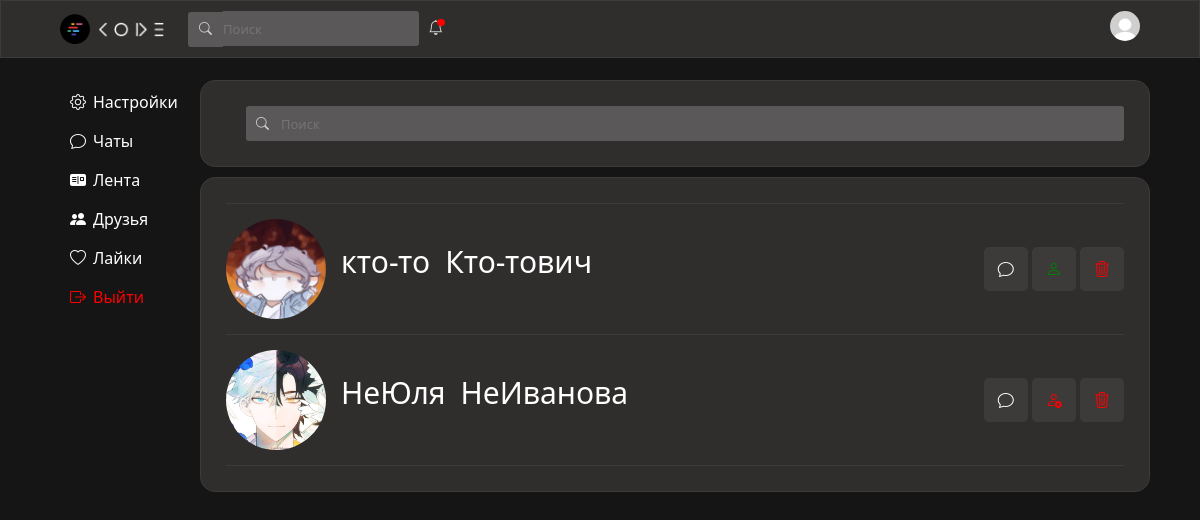
The page /friends (signed in) on the database its author committed.
### data/users.py (models this page shows, shortened)
class User(SqlAlchemyBase, UserMixin, SerializerMixin):
    __tablename__ = "users"
    id = sqlalchemy.Column(sqlalchemy.Integer, primary_key=True, autoincrement=True)
    surname = sqlalchemy.Column(sqlalchemy.String)
    name = sqlalchemy.Column(sqlalchemy.String)
    age = sqlalchemy.Column(sqlalchemy.Integer)
    city = sqlalchemy.Column(sqlalchemy.String)
    email = sqlalchemy.Column(sqlalchemy.String, unique=True)
    hashed_password = sqlalchemy.Column(sqlalchemy.String)
    post_ids = sqlalchemy.Column(sqlalchemy.String)
    comment_ids = sqlalchemy.Column(sqlalchemy.String)
    post_like_ids = sqlalchemy.Column(sqlalchemy.String)
    post_like_guide_category_ids = sqlalchemy.Column(sqlalchemy.String)
    post_like_ideas_category_ids = sqlalchemy.Column(sqlalchemy.String)
    post_like_mems_category_ids = sqlalchemy.Column(sqlalchemy.String)
    post_like_common_category_ids = sqlalchemy.Column(sqlalchemy.String)
    friends_ids = sqlalchemy.Column(sqlalchemy.String)
    friends_requests = sqlalchemy.Column(sqlalchemy.String)
    own_requests = sqlalchemy.Column(sqlalchemy.String)
    chats_ids = sqlalchemy.Column(sqlalchemy.String)
    img_profile = sqlalchemy.Column(sqlalchemy.String)
    img_avatar = sqlalchemy.Column(sqlalchemy.String)
    sex = sqlalchemy.Column(sqlalchemy.String)
    blocked_users = sqlalchemy.Column(sqlalchemy.String)
    private_chat_ids = sqlalchemy.Column(sqlalchemy.String)
    modified_date = sqlalchemy.Column(sqlalchemy.DateTime, default=datetime.datetime.now)
    comments = orm.relationship("Comments", back_populates='user')
    posts = orm.relationship("Posts", back_populates='user')

### server.py (the view)
@app.route('/friends', methods=['POST', 'GET'])
def friends():
    if not current_user.is_authenticated:
        return redirect("/")
    form = SerchUserForm()
    if form.validate_on_submit():
        return redirect(f"/id/{form.serch_user_id.data}")
    html = f.render_template(r"friends.html",
                            form=form,
                            ClientId = f'/id/{current_user.id}',
                            friends=2,
                            friend_id=[2, 3],
                            friend_avatar=["../static/img/post_test_3.jpg", "../static/img/post_test_2.jpg"],
                            friend_name=['кто-то', 'НеЮля'],
                            friend_surname=['Кто-тович', 'НеИванова'],
                            chat_id=['1', '2'],
                            is_block = [True, False],
                            cntRequests=2,
                            friend_request_id=[2, 3],
                            friend_request_avatar=['../static/img/post_test_2.jpg', '../static/img/logo.png'],
                            friend_request_name=['rrrrr', 'hhhhhh'],
                            friend_request_surname=['ggggg', 'jjjjj'],
                            seeFilter = False)
    return html

### forms/serch_user.py
class SerchUserForm(FlaskForm):
    serch_user_id = StringField()

### data/db_session.py (called while the page is built)
def create_session() -> Session:
    global __factory
    return __factory()

### server.py (called while the page is built)
@login_manager.user_loader
def load_user(user_id):
    db_sess = db_session.create_session()
    return db_sess.query(User).get(user_id)

### templates/friends.html (shortened to what this page needs)
{% extends "base.html" %}
{% block content %}
                <div class="search-friends-div">
                    <form style="width: 100%; display: flex; flex-direction: row;" class="serch-form" method="post" id="friend-form">
                        <i class="bi bi-search serch-img"></i><input class="serch friends-serch" type="text" placeholder="Поиск">
                    </form>
                </div>
                <div class="friends-div">
                    {% for i in range(friends) %}
                        <div class="friend-info">
                            <div class="avatar-and-name-friend">
                                <div class="friend-avatar-box">
                                    <a href="/id/{{friend_id[i]}}"><img class="friend-avatar" src="{{friend_avatar[i]}}" alt=""></a>
                                </div>
                                <p class="name-friend">{{friend_name[i]}}</p><p class="name-friend">{{friend_surname[i]}}</p>
                            </div>
                            <div class="block-with-buttons-actFriend">
                                <a href="/private_chat/{{chat_id[i]}}"><div data-tooltip="Написать" class="button-act-with-friend"><i class="bi bi-chat"></i></div></a>
                                {% if is_block[i] %}
                                    <a href="/unblock/{{friend_id[i]}}"><div data-tooltip="Разблокировать" class="button-act-with-friend"><i style="color: green;" class="bi bi-person"></i></div></a>
                                {% else %}
                                    <a href="/block/{{friend_id[i]}}"><div data-tooltip="Заблокировать" class="button-act-with-friend block-friend-button"><i class="bi bi-person-x"></i></div></a>
                                {% endif %}
                                <a href="/delete_friend/{{friend_id[i]}}"><div data-tooltip="Удалить из друзей" class="button-act-with-friend trash-friend-button"><i class="bi bi-trash3"></i></div></a>
                            </div>
                        </div>
                    {% endfor %}
                </div>
{% endblock %}

### static/css/style.css (style rules this page uses)
body { background-color: #151515; }
.serch-form { display: inline-block; }
.serch { box-sizing: border-box; border: none; background-color: #5a5858; color: lightgray; outline: 0; border-radius: 0px 3px 3px 0px; height: 35px; font-size: 13px; }
.serch-img { position: relative; display: inline-block; background-color: #5a5858; color: lightgray; border-radius: 3px 0px 0px 3px; height: 35px; width: 35px; text-align: center; line-height: 35px; font-size: 13px; margin-left: 20px; }
.search-friends-div { width: 950px; background-color: #302d2d; border: 1px solid #3d3a3a; border-radius: 15px; margin-top: 10px; padding: 25px; }
.friends-serch { width: 100%; }
.friends-div { width: 950px; background-color: #302d2d; border: 1px solid #3d3a3a; border-radius: 15px; margin-top: 10px; padding: 25px; }
.friend-info { display: flex; flex-direction: row; justify-content: space-between; border-top: 1px solid #3d3a3a; padding: 15px 0; width: 100%; align-items: center; }
.friend-info:last-child { border-bottom: 1px solid #3d3a3a; }
.friend-avatar-box { position: relative; overflow:hidden; width:100px; height:100px; border-radius: 50%; }
.friend-avatar { position: absolute; top:50%; left:50%; transform:translate(-50%,-50%); width:100px; height:100px; object-fit:cover; }
.name-friend { display: inline-block; font-size: 30px; max-width: 225px; overflow: hidden; white-space: nowrap; color: white; padding-left: 15px; }
.button-act-with-friend { display: inline-block; color: white; background-color: #3d3a3a; padding: 10px 14px; border-radius: 5px; }
.block-friend-button { color: red; }
.trash-friend-button { color: red; }
.block-with-buttons-actFriend { width: 200px; text-align: right; }
.avatar-and-name-friend { display: flex; flex-direction: row; align-items: center; }
[data-tooltip] { position: relative; }

### rows shown on the page
User: shows a picture, name "НеЮля", surname "НеИванова"

### other values the page prints
{{ friend_name[i] }} "кто-то"
{{ friend_surname[i] }} "Кто-тович"
